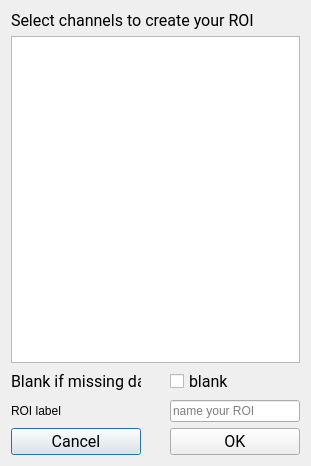
<?xml version="1.0" encoding="UTF-8"?>
<ui version="4.0">
 <class>DialogAddChan</class>
 <widget class="QDialog" name="DialogAddChan">
  <property name="geometry">
   <rect>
    <x>0</x>
    <y>0</y>
    <width>311</width>
    <height>466</height>
   </rect>
  </property>
  <property name="windowTitle">
   <string>Dialog</string>
  </property>
  <property name="styleSheet">
   <string notr="true">font: 12pt &quot;Roboto&quot;;</string>
  </property>
  <layout class="QVBoxLayout" name="verticalLayout">
   <item>
    <widget class="QLabel" name="label_2">
     <property name="font">
      <font>
       <family>Roboto</family>
       <pointsize>12</pointsize>
       <weight>50</weight>
       <italic>false</italic>
       <bold>false</bold>
      </font>
     </property>
     <property name="toolTip">
      <string>Check channels from the list below to create you Region Of Interest (ROI)</string>
     </property>
     <property name="text">
      <string>Select channels to create your ROI</string>
     </property>
    </widget>
   </item>
   <item>
    <widget class="QListView" name="listView_addChan">
     <property name="selectionMode">
      <enum>QAbstractItemView::SingleSelection</enum>
     </property>
     <property name="selectionBehavior">
      <enum>QAbstractItemView::SelectItems</enum>
     </property>
    </widget>
   </item>
   <item>
    <layout class="QGridLayout" name="gridLayout">
     <item row="0" column="0">
      <widget class="QLabel" name="label">
       <property name="minimumSize">
        <size>
         <width>130</width>
         <height>0</height>
        </size>
       </property>
       <property name="maximumSize">
        <size>
         <width>130</width>
         <height>16777215</height>
        </size>
       </property>
       <property name="font">
        <font>
         <family>Roboto</family>
         <pointsize>12</pointsize>
         <weight>50</weight>
         <italic>false</italic>
         <bold>false</bold>
        </font>
       </property>
       <property name="text">
        <string>Blank if missing data</string>
       </property>
      </widget>
     </item>
     <item row="0" column="1">
      <spacer name="horizontalSpacer">
       <property name="orientation">
        <enum>Qt::Horizontal</enum>
       </property>
       <property name="sizeHint" stdset="0">
        <size>
         <width>40</width>
         <height>20</height>
        </size>
       </property>
      </spacer>
     </item>
     <item row="0" column="2">
      <widget class="QCheckBox" name="blank_checkBox">
       <property name="font">
        <font>
         <family>Roboto</family>
         <pointsize>12</pointsize>
         <weight>50</weight>
         <italic>false</italic>
         <bold>false</bold>
        </font>
       </property>
       <property name="toolTip">
        <string>ROI values will be empty if any data is missing for the mean otherwise missing data are ignored.</string>
       </property>
       <property name="text">
        <string>blank</string>
       </property>
      </widget>
     </item>
     <item row="1" column="0">
      <widget class="QLabel" name="label_3">
       <property name="minimumSize">
        <size>
         <width>130</width>
         <height>0</height>
        </size>
       </property>
       <property name="maximumSize">
        <size>
         <width>130</width>
         <height>16777215</height>
        </size>
       </property>
       <property name="text">
        <string>ROI label</string>
       </property>
      </widget>
     </item>
     <item row="1" column="1">
      <spacer name="horizontalSpacer_2">
       <property name="orientation">
        <enum>Qt::Horizontal</enum>
       </property>
       <property name="sizeHint" stdset="0">
        <size>
         <width>40</width>
         <height>20</height>
        </size>
       </property>
      </spacer>
     </item>
     <item row="1" column="2">
      <widget class="QLineEdit" name="lineEdit_ROI">
       <property name="placeholderText">
        <string>name your ROI</string>
       </property>
      </widget>
     </item>
     <item row="2" column="0">
      <widget class="QPushButton" name="cancel">
       <property name="minimumSize">
        <size>
         <width>130</width>
         <height>0</height>
        </size>
       </property>
       <property name="maximumSize">
        <size>
         <width>130</width>
         <height>16777215</height>
        </size>
       </property>
       <property name="font">
        <font>
         <family>Roboto</family>
         <pointsize>12</pointsize>
         <weight>50</weight>
         <italic>false</italic>
         <bold>false</bold>
        </font>
       </property>
       <property name="text">
        <string>Cancel</string>
       </property>
      </widget>
     </item>
     <item row="2" column="1">
      <spacer name="horizontalSpacer_3">
       <property name="orientation">
        <enum>Qt::Horizontal</enum>
       </property>
       <property name="sizeHint" stdset="0">
        <size>
         <width>40</width>
         <height>20</height>
        </size>
       </property>
      </spacer>
     </item>
     <item row="2" column="2">
      <widget class="QPushButton" name="ok">
       <property name="minimumSize">
        <size>
         <width>130</width>
         <height>0</height>
        </size>
       </property>
       <property name="maximumSize">
        <size>
         <width>130</width>
         <height>16777215</height>
        </size>
       </property>
       <property name="font">
        <font>
         <family>Roboto</family>
         <pointsize>12</pointsize>
         <weight>50</weight>
         <italic>false</italic>
         <bold>false</bold>
        </font>
       </property>
       <property name="text">
        <string>OK</string>
       </property>
      </widget>
     </item>
    </layout>
   </item>
  </layout>
 </widget>
 <resources>
  <include location="../../../../../scinodes_poc/src/main/python/ui/themes/themes.qrc"/>
 </resources>
 <connections>
  <connection>
   <sender>cancel</sender>
   <signal>clicked()</signal>
   <receiver>DialogAddChan</receiver>
   <slot>reject()</slot>
   <hints>
    <hint type="sourcelabel">
     <x>67</x>
     <y>311</y>
    </hint>
    <hint type="destinationlabel">
     <x>88</x>
     <y>323</y>
    </hint>
   </hints>
  </connection>
  <connection>
   <sender>ok</sender>
   <signal>clicked()</signal>
   <receiver>DialogAddChan</receiver>
   <slot>accept()</slot>
   <hints>
    <hint type="sourcelabel">
     <x>154</x>
     <y>324</y>
    </hint>
    <hint type="destinationlabel">
     <x>186</x>
     <y>324</y>
    </hint>
   </hints>
  </connection>
 </connections>
</ui>
